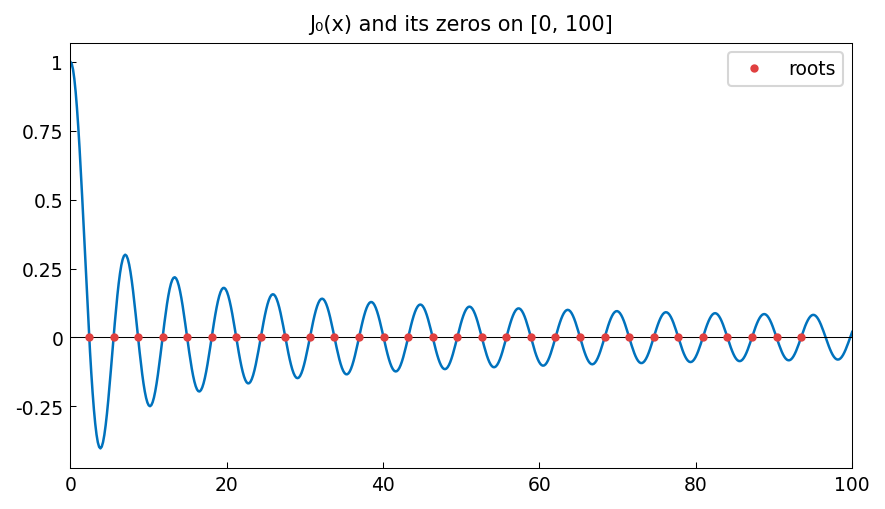

The script that saved this image:
"""Roots of Bessel function J_0.

Demonstrates finding the zeros of J_0(x) on [0, 100] using
Chebfun's rootfinding and comparing with scipy.

Credit: Inspired by Chebfun examples roots/BesselRoots.m.
Original MATLAB Chebfun: Copyright 2017 by The University of Oxford and
The Chebfun Developers. See https://www.chebfun.org/ for Chebfun information.
"""
import os

os.environ.setdefault("XLA_PYTHON_CLIENT_PREALLOCATE", "false")

import matplotlib

matplotlib.use("Agg")
import os
import sys

import jax.numpy as jnp
import matplotlib.pyplot as plt
import numpy as np

sys.path.insert(0, os.path.join(os.path.dirname(__file__), '..', '..', 'src'))

import chebfunjax as cj
from chebfunjax.plotting import chebfun_style

chebfun_style()

from chebfunjax.plotting import plot


def run():
    print("=" * 60)
    print("Roots of Bessel function J_0 on [0, 100]")
    print("=" * 60)

    from scipy.special import j0 as besselj0
    from scipy.special import jn_zeros

    # MATLAB: J0 = chebfun(@(x) besselj(0,x), [0 100])
    J0 = cj.chebfun(
        lambda x: jnp.array(besselj0(np.array(x))),
        domain=(0.0, 100.0),
    )
    print("\nJ_0(x) on [0, 100]:")
    print(f"  Chebfun length: {len(J0)}")

    # MATLAB: r = roots(J0)
    r = J0.roots()
    r_arr = np.sort(np.array(r))
    print(f"  Number of roots found: {len(r_arr)}")

    # Reference roots from scipy
    n_roots = min(len(r_arr), 30)
    ref_roots = jn_zeros(0, n_roots)

    print("\n  First 10 roots of J_0 (vs scipy reference):")
    print(f"  {'k':>4}  {'Chebfun root':>20}  {'scipy root':>20}  {'Error':>12}")
    for k in range(min(10, n_roots)):
        err = abs(r_arr[k] - ref_roots[k])
        print(f"  {k+1:>4}  {r_arr[k]:>20.14f}  {ref_roots[k]:>20.14f}  {err:.2e}")

    # Verify all roots match scipy to high accuracy
    max_err = np.max(np.abs(r_arr[:n_roots] - ref_roots[:n_roots]))
    print(f"\n  Max error vs scipy: {max_err:.2e}")
    assert max_err < 1e-9, f"Root error too large: {max_err}"

    # Verify that f(root) ~ 0
    max_val_at_roots = float(np.max(np.abs(np.array([
        float(J0(jnp.array(ri))) for ri in r_arr[:n_roots]
    ]))))
    print(f"  Max |J_0(root)| = {max_val_at_roots:.2e}  (should be ~0)")
    assert max_val_at_roots < 1e-10

    # --- Plots -------------------------------------------------------
    _here = os.path.dirname(os.path.abspath(__file__))
    fig, ax = plot(J0, title="J₀(x) and its zeros on [0, 100]")
    ax.axhline(0, color="k", linewidth=0.5)
    _r_arr = r_arr[:30]  # first 30 roots
    import numpy as _np
    ax.plot(_r_arr, _np.zeros_like(_r_arr), "o", color="#E04040",
            markersize=3, label="roots")
    ax.legend(fontsize=9)
    fig.savefig(os.path.join(_here, "bessel_roots.png"),
                dpi=150, bbox_inches="tight")
    plt.close(fig)

    print("\nAll assertions passed.")
    return True

if __name__ == "__main__":
    run()
